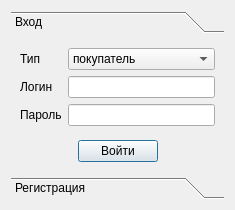
<?xml version="1.0" encoding="UTF-8"?>
<ui version="4.0">
 <class>LoginForm</class>
 <widget class="QDialog" name="LoginForm">
  <property name="windowModality">
   <enum>Qt::ApplicationModal</enum>
  </property>
  <property name="geometry">
   <rect>
    <x>0</x>
    <y>0</y>
    <width>235</width>
    <height>210</height>
   </rect>
  </property>
  <property name="minimumSize">
   <size>
    <width>235</width>
    <height>210</height>
   </size>
  </property>
  <property name="maximumSize">
   <size>
    <width>235</width>
    <height>280</height>
   </size>
  </property>
  <property name="windowTitle">
   <string>Login</string>
  </property>
  <property name="sizeGripEnabled">
   <bool>false</bool>
  </property>
  <property name="modal">
   <bool>true</bool>
  </property>
  <layout class="QVBoxLayout" name="verticalLayout">
   <item>
    <widget class="QToolBox" name="toolBox">
     <property name="minimumSize">
      <size>
       <width>0</width>
       <height>0</height>
      </size>
     </property>
     <property name="maximumSize">
      <size>
       <width>16777215</width>
       <height>16777215</height>
      </size>
     </property>
     <property name="contextMenuPolicy">
      <enum>Qt::NoContextMenu</enum>
     </property>
     <property name="frameShape">
      <enum>QFrame::NoFrame</enum>
     </property>
     <property name="frameShadow">
      <enum>QFrame::Plain</enum>
     </property>
     <property name="currentIndex">
      <number>0</number>
     </property>
     <property name="tabSpacing">
      <number>-1</number>
     </property>
     <widget class="QWidget" name="login">
      <property name="geometry">
       <rect>
        <x>0</x>
        <y>0</y>
        <width>217</width>
        <height>138</height>
       </rect>
      </property>
      <property name="minimumSize">
       <size>
        <width>0</width>
        <height>0</height>
       </size>
      </property>
      <property name="maximumSize">
       <size>
        <width>16777215</width>
        <height>16777215</height>
       </size>
      </property>
      <attribute name="label">
       <string>Вход</string>
      </attribute>
      <layout class="QFormLayout" name="formLayout">
       <item row="0" column="0">
        <widget class="QLabel" name="label">
         <property name="text">
          <string>Тип</string>
         </property>
        </widget>
       </item>
       <item row="0" column="1">
        <widget class="QComboBox" name="user_typeCBox">
         <property name="minimumSize">
          <size>
           <width>140</width>
           <height>0</height>
          </size>
         </property>
         <item>
          <property name="text">
           <string>покупатель</string>
          </property>
         </item>
         <item>
          <property name="text">
           <string>менеджер</string>
          </property>
         </item>
         <item>
          <property name="text">
           <string>администратор</string>
          </property>
         </item>
        </widget>
       </item>
       <item row="1" column="0">
        <widget class="QLabel" name="loginLabel">
         <property name="text">
          <string>Логин</string>
         </property>
        </widget>
       </item>
       <item row="1" column="1">
        <widget class="QLineEdit" name="loginEdit">
         <property name="maxLength">
          <number>20</number>
         </property>
        </widget>
       </item>
       <item row="2" column="0">
        <widget class="QLabel" name="pwdLabel">
         <property name="text">
          <string>Пароль</string>
         </property>
        </widget>
       </item>
       <item row="2" column="1">
        <widget class="QLineEdit" name="pwdEdit">
         <property name="inputMethodHints">
          <set>Qt::ImhHiddenText|Qt::ImhNoAutoUppercase|Qt::ImhNoPredictiveText</set>
         </property>
         <property name="maxLength">
          <number>20</number>
         </property>
         <property name="echoMode">
          <enum>QLineEdit::Password</enum>
         </property>
        </widget>
       </item>
       <item row="3" column="1">
        <spacer name="verticalSpacer">
         <property name="orientation">
          <enum>Qt::Vertical</enum>
         </property>
         <property name="sizeHint" stdset="0">
          <size>
           <width>20</width>
           <height>267</height>
          </size>
         </property>
        </spacer>
       </item>
       <item row="4" column="0" colspan="2">
        <layout class="QHBoxLayout" name="horizontalLayout">
         <item>
          <spacer name="horizontalSpacer_2">
           <property name="orientation">
            <enum>Qt::Horizontal</enum>
           </property>
           <property name="sizeHint" stdset="0">
            <size>
             <width>40</width>
             <height>20</height>
            </size>
           </property>
          </spacer>
         </item>
         <item>
          <widget class="QPushButton" name="enterButton">
           <property name="text">
            <string>Войти</string>
           </property>
          </widget>
         </item>
         <item>
          <spacer name="horizontalSpacer_3">
           <property name="orientation">
            <enum>Qt::Horizontal</enum>
           </property>
           <property name="sizeHint" stdset="0">
            <size>
             <width>40</width>
             <height>20</height>
            </size>
           </property>
          </spacer>
         </item>
        </layout>
       </item>
      </layout>
     </widget>
     <widget class="QWidget" name="registration">
      <property name="geometry">
       <rect>
        <x>0</x>
        <y>0</y>
        <width>200</width>
        <height>193</height>
       </rect>
      </property>
      <property name="minimumSize">
       <size>
        <width>0</width>
        <height>0</height>
       </size>
      </property>
      <property name="maximumSize">
       <size>
        <width>16777215</width>
        <height>16777215</height>
       </size>
      </property>
      <attribute name="label">
       <string>Регистрация</string>
      </attribute>
      <layout class="QGridLayout" name="gridLayout">
       <item row="0" column="0">
        <widget class="QLabel" name="regLoginLabel">
         <property name="text">
          <string>Логин&lt;span style=&quot;color:#ff0000; vertical-align:super;&quot;&gt;*&lt;/span&gt;</string>
         </property>
         <property name="alignment">
          <set>Qt::AlignRight|Qt::AlignTrailing|Qt::AlignVCenter</set>
         </property>
        </widget>
       </item>
       <item row="0" column="1">
        <widget class="QLineEdit" name="regLoginEdit">
         <property name="styleSheet">
          <string notr="true">QLineEdit {
	border: 1px solid rgba(255, 11, 35, 210);
	border-radius: 4px;
}
QLineEdit:hover {
	border-width: 3px;
	border-color: qradialgradient(spread:pad, cx:0.5, cy:0.5, radius:0.5, fx:0.5, fy:0.5, stop:0 rgba(255, 10, 50, 110), stop:1 rgba(255, 10, 51, 110));
}</string>
         </property>
         <property name="maxLength">
          <number>45</number>
         </property>
        </widget>
       </item>
       <item row="1" column="0">
        <widget class="QLabel" name="regPwdLabel">
         <property name="text">
          <string>Пароль&lt;span style=&quot;color:#ff0000; vertical-align:super;&quot;&gt;*&lt;/span&gt;</string>
         </property>
         <property name="alignment">
          <set>Qt::AlignRight|Qt::AlignTrailing|Qt::AlignVCenter</set>
         </property>
        </widget>
       </item>
       <item row="1" column="1">
        <widget class="QLineEdit" name="regPwdEdit">
         <property name="styleSheet">
          <string notr="true">QLineEdit {
	border: 1px solid rgba(255, 11, 35, 210);
	border-radius: 4px;
}
QLineEdit:hover {
	border-width: 3px;	
	border-color: qradialgradient(spread:pad, cx:0.5, cy:0.5, radius:0.5, fx:0.5, fy:0.5, stop:0 rgba(255, 10, 50, 110), stop:1 rgba(255, 10, 51, 110));
}</string>
         </property>
         <property name="maxLength">
          <number>45</number>
         </property>
         <property name="echoMode">
          <enum>QLineEdit::Password</enum>
         </property>
        </widget>
       </item>
       <item row="2" column="0">
        <widget class="QLabel" name="lastnameLabel">
         <property name="enabled">
          <bool>true</bool>
         </property>
         <property name="text">
          <string>Фамилия&lt;span style=&quot;color:#ff0000; vertical-align:super;&quot;&gt;*&lt;/span&gt;</string>
         </property>
         <property name="alignment">
          <set>Qt::AlignRight|Qt::AlignTrailing|Qt::AlignVCenter</set>
         </property>
        </widget>
       </item>
       <item row="2" column="1">
        <widget class="QLineEdit" name="lastnameEdit">
         <property name="enabled">
          <bool>true</bool>
         </property>
         <property name="styleSheet">
          <string notr="true">QLineEdit {
	border: 1px solid rgba(255, 11, 35, 210);
	border-radius: 4px;
}
QLineEdit:hover {
	border-width: 3px;
	border-color: qradialgradient(spread:pad, cx:0.5, cy:0.5, radius:0.5, fx:0.5, fy:0.5, stop:0 rgba(255, 10, 50, 110), stop:1 rgba(255, 10, 51, 110));
}</string>
         </property>
         <property name="maxLength">
          <number>45</number>
         </property>
        </widget>
       </item>
       <item row="3" column="0">
        <widget class="QLabel" name="nameLabel">
         <property name="enabled">
          <bool>true</bool>
         </property>
         <property name="text">
          <string>Имя&lt;span style=&quot;color:#ff0000; vertical-align:super;&quot;&gt;*&lt;/span&gt;</string>
         </property>
         <property name="alignment">
          <set>Qt::AlignRight|Qt::AlignTrailing|Qt::AlignVCenter</set>
         </property>
        </widget>
       </item>
       <item row="3" column="1">
        <widget class="QLineEdit" name="nameEdit">
         <property name="enabled">
          <bool>true</bool>
         </property>
         <property name="styleSheet">
          <string notr="true">QLineEdit {
	border: 1px solid rgba(255, 11, 35, 210);
	border-radius: 4px;
}
QLineEdit:hover {
	border-width: 3px;
	border-color: qradialgradient(spread:pad, cx:0.5, cy:0.5, radius:0.5, fx:0.5, fy:0.5, stop:0 rgba(255, 10, 50, 110), stop:1 rgba(255, 10, 51, 110));
}</string>
         </property>
         <property name="maxLength">
          <number>45</number>
         </property>
        </widget>
       </item>
       <item row="4" column="0">
        <widget class="QLabel" name="addressLable">
         <property name="enabled">
          <bool>true</bool>
         </property>
         <property name="text">
          <string>Адрес</string>
         </property>
         <property name="alignment">
          <set>Qt::AlignRight|Qt::AlignTrailing|Qt::AlignVCenter</set>
         </property>
        </widget>
       </item>
       <item row="4" column="1">
        <widget class="QLineEdit" name="addressEdit">
         <property name="enabled">
          <bool>true</bool>
         </property>
         <property name="styleSheet">
          <string notr="true">QLineEdit {
	border: 1px solid rgba(122, 122, 255);
	border-radius: 4px;
}
QLineEdit:hover {
	border-width: 3px;	
	border-color: qradialgradient(spread:pad, cx:0.5, cy:0.5, radius:0.5, fx:0.5, fy:0.5, stop:0 rgba(60, 100, 255, 160), stop:1 rgba(60, 102, 255, 160));
}</string>
         </property>
         <property name="maxLength">
          <number>45</number>
         </property>
        </widget>
       </item>
       <item row="5" column="0">
        <widget class="QLabel" name="phoneLabel">
         <property name="enabled">
          <bool>true</bool>
         </property>
         <property name="text">
          <string>Тел.</string>
         </property>
         <property name="alignment">
          <set>Qt::AlignRight|Qt::AlignTrailing|Qt::AlignVCenter</set>
         </property>
        </widget>
       </item>
       <item row="5" column="1">
        <widget class="QLineEdit" name="phoneEdit">
         <property name="enabled">
          <bool>true</bool>
         </property>
         <property name="styleSheet">
          <string notr="true">QLineEdit {
	border: 1px solid rgba(122, 122, 255);
	border-radius: 4px;
}
QLineEdit:hover {
	border-width: 3px;
	border-color: qconicalgradient(cx:0, cy:0, angle:135, stop:0 rgba(41, 55, 255, 69), stop:0.375 rgba(70, 98, 255, 69), stop:0.423533 rgba(38, 59, 255, 145), stop:0.452957 rgba(83, 80, 255, 173), stop:0.477581 rgba(44, 90, 255, 130), stop:0.521505 rgba(87, 135, 255, 130), stop:0.552419 rgba(57, 63, 255, 159), stop:0.57754 rgba(41, 51, 255, 130), stop:0.612903 rgba(71, 62, 255, 69), stop:0.625 rgba(71, 62, 255, 69), stop:1 rgba(58, 81, 255, 69));
}</string>
         </property>
         <property name="maxLength">
          <number>45</number>
         </property>
        </widget>
       </item>
       <item row="6" column="0">
        <widget class="QLabel" name="emailLabel">
         <property name="enabled">
          <bool>true</bool>
         </property>
         <property name="text">
          <string>E-mail</string>
         </property>
         <property name="alignment">
          <set>Qt::AlignRight|Qt::AlignTrailing|Qt::AlignVCenter</set>
         </property>
        </widget>
       </item>
       <item row="6" column="1">
        <widget class="QLineEdit" name="emailEdit">
         <property name="enabled">
          <bool>true</bool>
         </property>
         <property name="styleSheet">
          <string notr="true">QLineEdit {
	border: 1px solid rgba(122, 122, 255);
	border-radius: 4px;
}
QLineEdit:hover {
	border-width: 3px;
	border-color: qconicalgradient(cx:0, cy:0, angle:135, stop:0 rgba(41, 55, 255, 69), stop:0.375 rgba(70, 98, 255, 69), stop:0.423533 rgba(38, 59, 255, 145), stop:0.452957 rgba(83, 80, 255, 173), stop:0.477581 rgba(44, 90, 255, 130), stop:0.521505 rgba(87, 135, 255, 130), stop:0.552419 rgba(57, 63, 255, 159), stop:0.57754 rgba(41, 51, 255, 130), stop:0.612903 rgba(71, 62, 255, 69), stop:0.625 rgba(71, 62, 255, 69), stop:1 rgba(58, 81, 255, 69));
}</string>
         </property>
         <property name="maxLength">
          <number>45</number>
         </property>
        </widget>
       </item>
       <item row="7" column="0" colspan="2">
        <widget class="QPushButton" name="registrationButton">
         <property name="text">
          <string>Регистрация</string>
         </property>
        </widget>
       </item>
      </layout>
     </widget>
    </widget>
   </item>
  </layout>
 </widget>
 <resources/>
 <connections/>
</ui>
